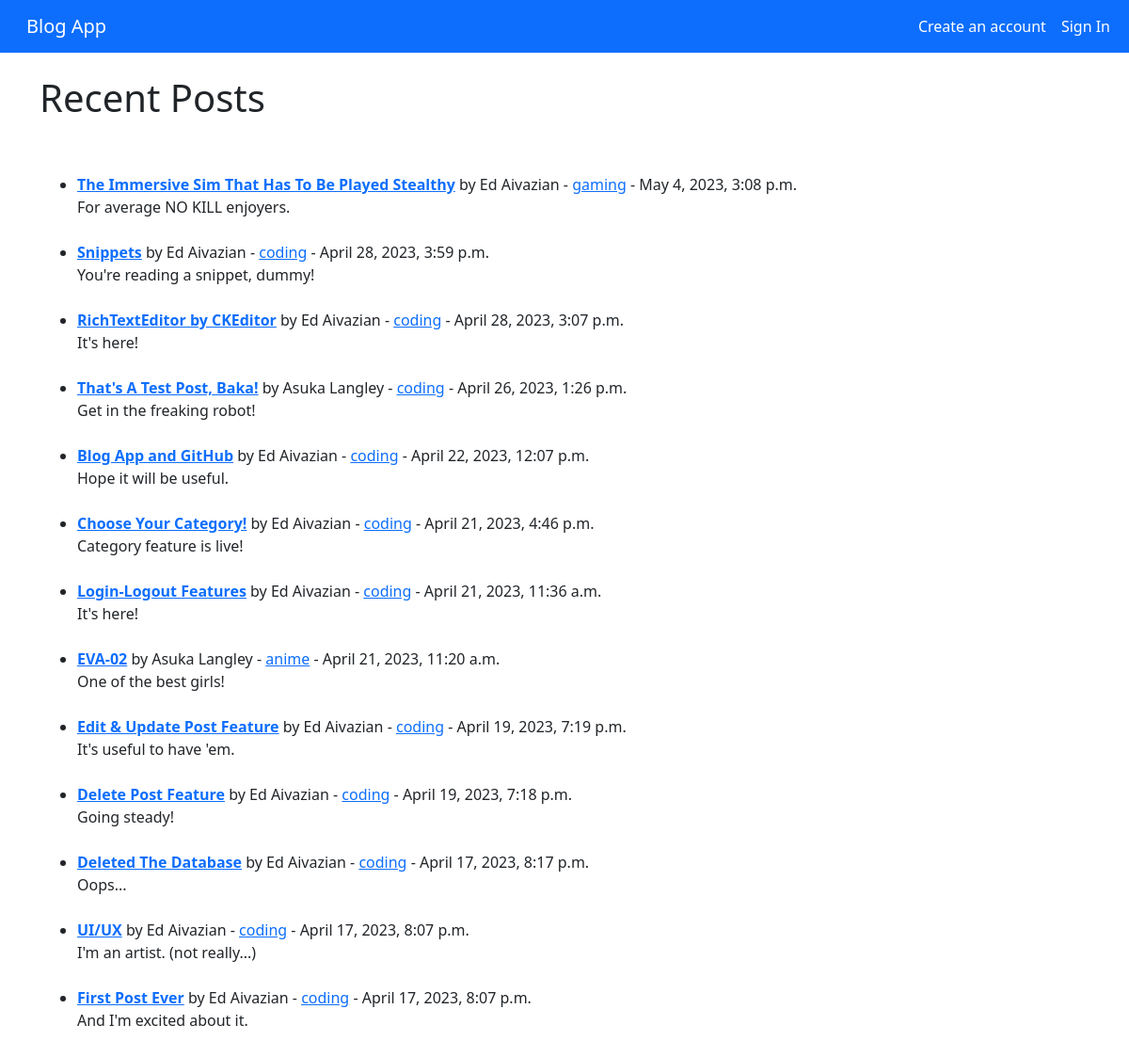
The page / on the database its author committed.
### blogs/models.py (models this page shows, shortened)
class Post(models.Model):
    category = models.CharField(max_length=100, default='it') # категория поста со значением "IT" по умолчанию
    header_image = models.ImageField(null=True,
                                     blank=True,
                                     upload_to='images/')
    snippet = models.CharField(max_length=100)
    title = models.CharField(max_length=100) # название поста
    title_tag = models.CharField(max_length=100, default='Blog App')
    author = models.ForeignKey(User, on_delete=models.CASCADE) # при удалении темы, все записи по теме также удаляются - это каскадное удаление
    body = RichTextField(blank=True, null=True) # "богатое" поле для написания поста
    date_added = models.DateTimeField(auto_now_add=True)
    likes = models.ManyToManyField(User, related_name='blog_posts') # кнопка лайка

### blogs/views.py (the view)
class HomeView(ListView):
    model = Post
    template_name = 'home.html'
    categories = Category.objects.all()
    ordering = ['-id'] # минус выводит посты на домашней странице в обратном порядке: от самого нового к самому старому
    def get_context_data(self, *args, **kwargs):
        category_menu = Category.objects.all() # достаёт все названия категорий из Category.models.py
        context = super(HomeView, self).get_context_data(*args, **kwargs)
        context ['category_menu'] = category_menu
        return context

### blogs/templates/home.html (shortened to what this page needs)
{% extends "base.html" %}
{% block content %}
<h1>Recent Posts</h1>
<br/><br/>
<ul>
{% for post in object_list %}
    <li><a href="{% url 'article-detail' post.pk %}"><strong>{{ post.title }}</strong></a> by
        {{ post.author.first_name }}
        {{ post.author.last_name}} -
        <a href="{% url 'category' post.category|slugify %}">{{ post.category }}</a>
        - {{ post.date_added }}
        <br/>
        {{ post.snippet }}
        <br/><br/>
    </li>
{% endfor %}
</ul>
{% endblock content %}

### rows shown on the page
Post: title "The Immersive Sim That Has To Be Played Stealthy", author.first_name "Ed", author.last_name "Aivazian", category "gaming", date_added "May 4, 2023, 3:08 p.m.", snippet "For average NO KILL enjoyers."
Post: title "Snippets", author.first_name "Ed", author.last_name "Aivazian", category "coding", date_added "April 28, 2023, 3:59 p.m.", snippet "You're reading a snippet, dummy!"
Post: title "RichTextEditor by CKEditor", author.first_name "Ed", author.last_name "Aivazian", category "coding", date_added "April 28, 2023, 3:07 p.m.", snippet "It's here!"
Post: title "That's A Test Post, Baka!", author.first_name "Asuka", author.last_name "Langley", category "coding", date_added "April 26, 2023, 1:26 p.m.", snippet "Get in the freaking robot!"
Post: title "Blog App and GitHub", author.first_name "Ed", author.last_name "Aivazian", category "coding", date_added "April 22, 2023, 12:07 p.m.", snippet "Hope it will be useful."
Post: title "Choose Your Category!", author.first_name "Ed", author.last_name "Aivazian", category "coding", date_added "April 21, 2023, 4:46 p.m.", snippet "Category feature is live!"
Post: title "Login-Logout Features", author.first_name "Ed", author.last_name "Aivazian", category "coding", date_added "April 21, 2023, 11:36 a.m.", snippet "It's here!"
Post: title "EVA-02", author.first_name "Asuka", author.last_name "Langley", category "anime", date_added "April 21, 2023, 11:20 a.m.", snippet "One of the best girls!"
Post: title "Edit & Update Post Feature", author.first_name "Ed", author.last_name "Aivazian", category "coding", date_added "April 19, 2023, 7:19 p.m.", snippet "It's useful to have 'em."
Post: title "Delete Post Feature", author.first_name "Ed", author.last_name "Aivazian", category "coding", date_added "April 19, 2023, 7:18 p.m.", snippet "Going steady!"
Post: title "Deleted The Database", author.first_name "Ed", author.last_name "Aivazian", category "coding", date_added "April 17, 2023, 8:17 p.m.", snippet "Oops..."
Post: title "UI/UX", author.first_name "Ed", author.last_name "Aivazian", category "coding", date_added "April 17, 2023, 8:07 p.m.", snippet "I'm an artist. (not really...)"
Post: title "First Post Ever", author.first_name "Ed", author.last_name "Aivazian", category "coding", date_added "April 17, 2023, 8:07 p.m.", snippet "And I'm excited about it."
